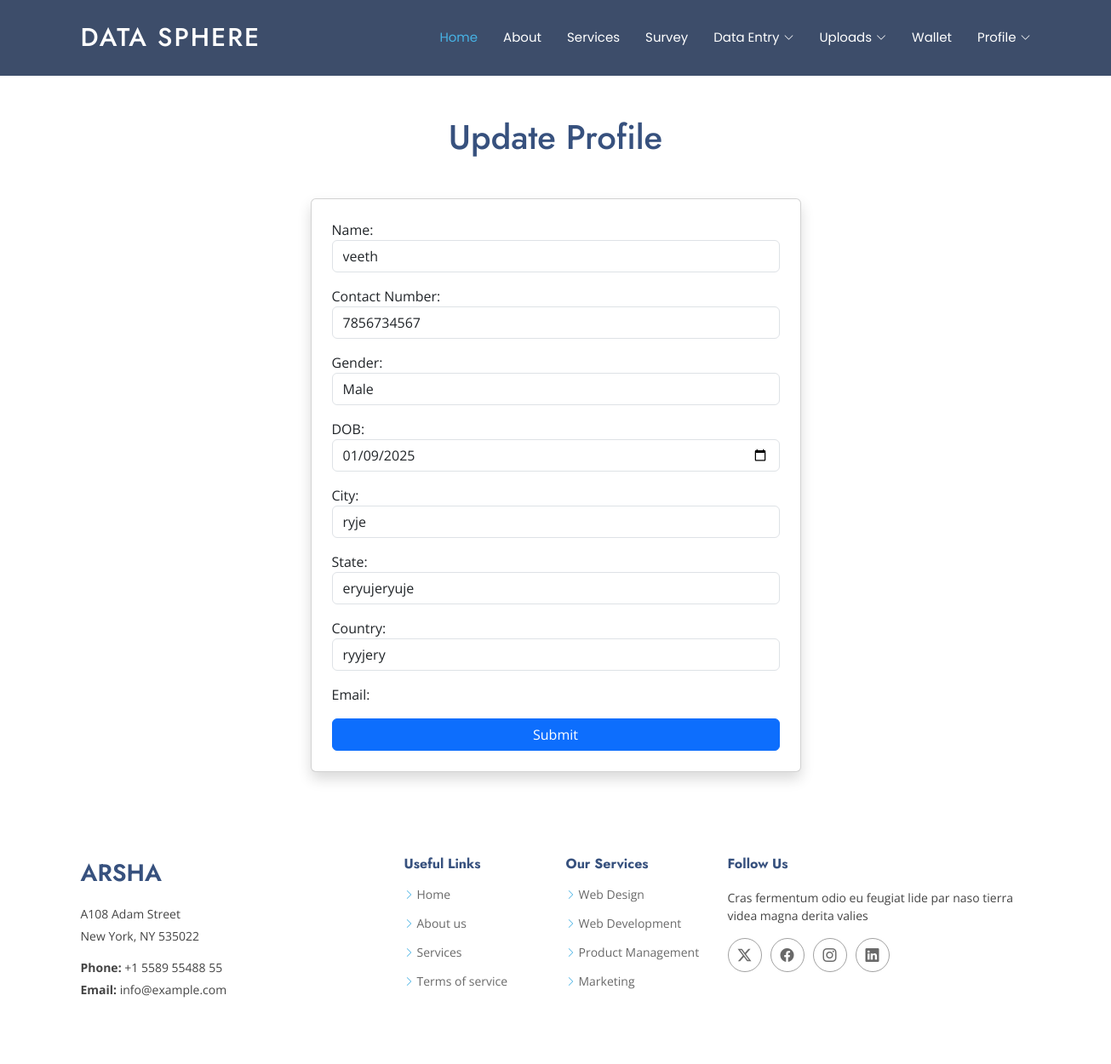
/update_user (signed in), run on the app's committed database.
### Dataapp/models.py (models this page shows, shortened)
class User(models.Model):
    name=models.CharField(max_length=100)
    contact_no=models.CharField(max_length=10)
    gender=models.CharField(max_length=10)
    uniq= models.CharField(max_length=20, unique=True, editable=False)
    login=models.ForeignKey(Login,on_delete=models.CASCADE)
    state = models.CharField(max_length=100, null=True, blank=True)
    city = models.CharField(max_length=100, null=True, blank=True)
    country = models.CharField(max_length=100, null=True, blank=True)
    dob = models.DateField(null=True, blank=True)

### Dataapp/views.py (the view)
# urls.py: path('update_user',views.update_user,name='update_user'),
def update_user(request):
    log=request.session['user_id']
    logid=get_object_or_404(Login,id=log)
    user=get_object_or_404(User,login=logid)
    if request.method=='POST':
        form=UserForm(request.POST,instance=user)
        form2=EmailForm(request.POST,instance=logid)
        if form.is_valid() and form2.is_valid():
            form.save()
            form2.save()
            return redirect('user')
    else:
        form=UserForm(instance=user)
        form2=EmailForm(instance=logid)
    return render(request,'user/user_prof_update.html',{'form':form,'form2':form2})

### Dataapp/forms.py
class EmailForm(forms.ModelForm):
    email = forms.EmailField(
        widget=forms.EmailInput(attrs={
            'class': 'form-control',
            'placeholder': 'Enter your email address',
        })
    )
    class Meta:
        model = Login
        fields = ['email']
        labels = {
            'email': 'Email Address',
        }

### Dataapp/templates/user/user_prof_update.html (shortened to what this page needs)
{% extends "user/user_header.html" %}
{% load static %}
{% block content %}
<!DOCTYPE html>
<html>
    <head>
        <link href="{% static 'user/assets/vendor/bootstrap/css/bootstrap.min.css' %}" rel="stylesheet">
        <link href="{% static 'user/assets/vendor/bootstrap-icons/bootstrap-icons.css' %}" rel="stylesheet">
        <link href="{% static 'user/assets/vendor/aos/aos.css' %}" rel="stylesheet">
        <link href="{% static 'user/assets/vendor/glightbox/css/glightbox.min.css' %}" rel="stylesheet">
        <link href="{% static 'user/assets/vendor/swiper/swiper-bundle.min.css' %}" rel="stylesheet">
        <link href="{% static 'user/assets/css/main.css' %}" rel="stylesheet">
    </head>
    <body>
        <br><br>
        <h1 class="text-center mb-4">Update Profile</h1>
        <div class="container mt-5">
            <div class="card shadow p-4">
                <form method="post">
                    <div class="form-group mb-3">
                        <label for="id_name">Name:</label>
                        {{ form.name }}
                    </div>
                    <div class="form-group mb-3">
                        <label for="id_contact_no">Contact Number:</label>
                        {{ form.contact_no }}
                    </div>
                    <div class="form-group mb-3">
                        <label for="id_gender">Gender:</label>
                        {{ form.gender }}
                    </div>
                    <div class="form-group mb-3">
                        <label for="id_dob">DOB:</label>
                        {{ form.dob }}
                    </div>
                    <div class="form-group mb-3">
                        <label for="id_city">City:</label>
                        {{ form.city }}
                    </div>
                    <div class="form-group mb-3">
                        <label for="id_state">State:</label>
                        {{ form.state }}
                    </div>
                    <div class="form-group mb-3">
                        <label for="id_country">Country:</label>
                        {{ form.country }}
                    </div>
                    <div class="form-group mb-3">
                        <label for="id_email">Email:</label>
                    </div>
                    <button type="submit" class="btn btn-primary w-100">Submit</button>
                </form>
            </div>
        </div>
    </body>
</html>
{% endblock %}

### Dataapp/static/user/assets/css/main.css (style rules this page uses)
:root { --default-font: "Open Sans", system-ui, -apple-system, "Segoe UI", Roboto, "Helvetica Neue", Arial, "Noto Sans", "Liberation Sans", sans-serif, "Apple Color Emoji", "Segoe UI Emoji", "Segoe UI Symbol", "Noto Color Emoji"; --heading-font: "Jost", sans-serif; --nav-font: "Poppins", sans-serif; }
:root { --background-color: #ffffff; --default-color: #444444; --heading-color: #37517e; --accent-color: #47b2e4; --surface-color: #ffffff; --contrast-color: #ffffff; }
:root { --nav-color: #ffffff; --nav-hover-color: #47b2e4; --nav-mobile-background-color: #ffffff; --nav-dropdown-background-color: #ffffff; --nav-dropdown-color: #444444; --nav-dropdown-hover-color: #47b2e4; }
:root { scroll-behavior: smooth; }
body { color: var(--default-color); background-color: var(--background-color); font-family: var(--default-font); }
h1, h2, h3, h4, h5, h6 { color: var(--heading-color); font-family: var(--heading-font); }

### Dataapp/templates/user/user_prof_update.html (style rules this page uses)
.container.mt-5 { max-width: 600px; }

### data on the page
User: name "veeth", contact_no "7856734567", gender "Male", dob "01/09/2025", city "ryje", state "eryujeryuje", country "ryyjery"
